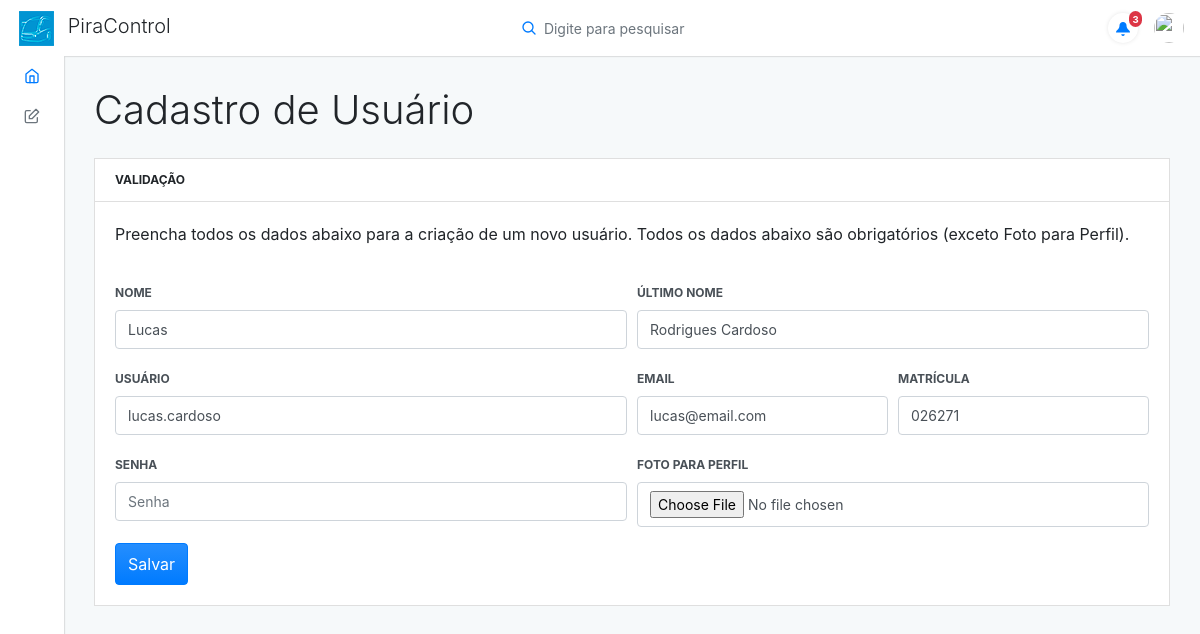
The page /front/form_usuario?id=1 (signed in) on the database its author committed.
### tables this page shows
CREATE TABLE `usuario` (
  `id` int(11) NOT NULL,
  `nome` varchar(45) NOT NULL,
  `ultimoNome` varchar(45) NOT NULL,
  `nomeUsuario` varchar(45) NOT NULL,
  `email` varchar(80) NOT NULL,
  `matricula` varchar(45) NOT NULL,
  `imagem` varchar(200) NOT NULL,
  `senha` varchar(200) NOT NULL
);

### front/classes/Conexao.php (called while the page is built, shortened)
<?php
class Conexao
{
	private $host;
	private $user;
	private $password;
	public function __construct() {
		$this->host = 'mysql:host=localhost;dbname=bd_pira_control';
		$this->user = 'root';
		$this->password = '';
	}
    public function conectar() {
    	try {
			$conn = new PDO(
							$this->host,
							$this->user,
							$this->password
						);
			return $conn;
		} catch (PDOException $e) {
			echo 'Erro na conexao. Erro reportado: ' . $e->getMessage();
			exit;
		}
    }
}

### front/classes/UsuarioDAO.php (called while the page is built, shortened)
<?php
require_once 'Model.php';
class UsuarioDao extends Model
{
    public function __construct()
    {
        $this->class = 'Usuario';
        $this->tabela = 'usuario';
    }
}

### front/classes/Model.php (called while the page is built, shortened)
<?php
    require 'Conexao.php';
    class Model {
        protected $tabela;
        protected $class;
        protected $db;
        public function __construct()
        {
            $conexao = new Conexao();
            $this->db = $conexao->conectar();
        }
        public function get($id) {
            $query = "SELECT * FROM {$this->tabela} WHERE id = {$id}";
            $stmt = $this->db->prepare($query);
            $stmt->setFetchMode(PDO::FETCH_CLASS, $this->class);
            $stmt->execute();
            return $stmt->fetch();
        }
    }

### front/classes/Usuario.php (called while the page is built, shortened)
<?php
    class Usuario {
        public function __get($atributo) {
            return $this->$atributo;
        }
    }

### front/form_usuario.php (the view, shortened to what this page needs)
<?php
include_once 'layout/header.php';
include_once 'layout/menu.php';
?>
<?php
require_once 'classes/Usuario.php';
require_once 'classes/UsuarioDAO.php';
$usuario = new Usuario();
if (isset($_GET['id']) && $_GET['id'] != '') {
    $usuarioDAO = new UsuarioDAO();
    $usuario = $usuarioDAO->get('id');
}
?>
<div class="adminx-content">
    <div class="adminx-main-content">
        <div class="container-fluid">
            <div class="pb-3">
                <h1>Cadastro de Usuário</h1>
            </div>
            <div class="row">
                <div class="col-lg-12">
                    <div class="card mb-grid">
                        <div class="card-header">
                            <div class="card-header-title">Validação</div>
                        </div>
                        <div class="card-body">
                            <p>
                                Preencha todos os dados abaixo para a criação de um novo usuário. Todos os dados abaixo são obrigatórios (exceto Foto para Perfil).
                            </p>
                            <form action="controles/controleUsuario?acao=<?= ($usuario->id != '' ? 'editar' : 'cadastrar') ?>" method="POST" enctype="multipart/form-data">
                                <div class="form-row">
                                    <div class="col-md-12 mb-3">
                                    </div>
                                </div>
                                <div class="form-row">
                                    <div class="col-md-6 mb-3">
                                        <label class="form-label" for="validationCustom01">Nome</label>
                                        <input type="text" class="form-control" id="validationCustom01" name="nome" value="<?= ($usuario->nome != '' ? $usuario->nome : '') ?>" placeholder="Nome">
                                    </div>
                                    <div class="col-md-6 mb-3">
                                        <label class="form-label" for="validationCustom02">Último Nome</label>
                                        <input type="text" class="form-control" id="validationCustom02" name="ultimoNome" value="<?= ($usuario->ultimoNome != '' ? $usuario->ultimoNome : '') ?>" placeholder="Último nome">
                                    </div>
                                </div>
                                <div class="form-row">
                                    <div class="col-md-6 mb-3">
                                        <label class="form-label" for="validationCustom03">Usuário</label>
                                        <input type="text" class="form-control" id="validationCustom03" value="<?= ($usuario->nomeUsuario != '' ? $usuario->nomeUsuario : '') ?>" placeholder="Usuário" name="nomeUsuario">
                                    </div>
                                    <div class="col-md-3 mb-3">
                                        <label class="form-label" for="validationCustom04">Email</label>
                                        <input type="email" class="form-control" id="validationCustom04" name="email" value="<?= ($usuario->email != '' ? $usuario->email : '') ?>" placeholder="Email">
                                    </div>
                                    <div class="col-md-3 mb-3">
                                        <label class="form-label" for="validationCustom05">Matrícula</label>
                                        <input type="text" class="form-control" id="validationCustom05" name="matricula" value="<?= ($usuario->matricula != '' ? $usuario->matricula : '') ?>" placeholder="Matrícula">
                                    </div>
                                </div>
                                <div class="form-row">
                                    <div class="col-md-6 mb-3">
                                        <label class="form-label" for="validationCustom06">Senha</label>
                                        <input type="password" class="form-control" id="validationCustom06" <?= ($usuario->id == '' ? '' : '') ?> placeholder="Senha" name="senha">
                                    </div>
                                    <div class="col-md-6 mb-3">
                                        <label class="form-label" for="validationCustom07">Foto para Perfil</label>
                                        <input type="file" class="form-control" id="validationCustom07" name="imagem">
                                    </div>
                                </div>
                                <button class="btn btn-primary mr-2" type="submit">Salvar</button>
                            </form>
                        </div>
                    </div>
                </div>
            </div>
        </div>
    </div>
</div>
<?php
include_once 'layout/footer.php';
?>

### rows shown on the page
usuario: nome "Lucas", ultimoNome "Rodrigues Cardoso", nomeUsuario "lucas.cardoso", email "lucas@email.com", matricula "026271"
